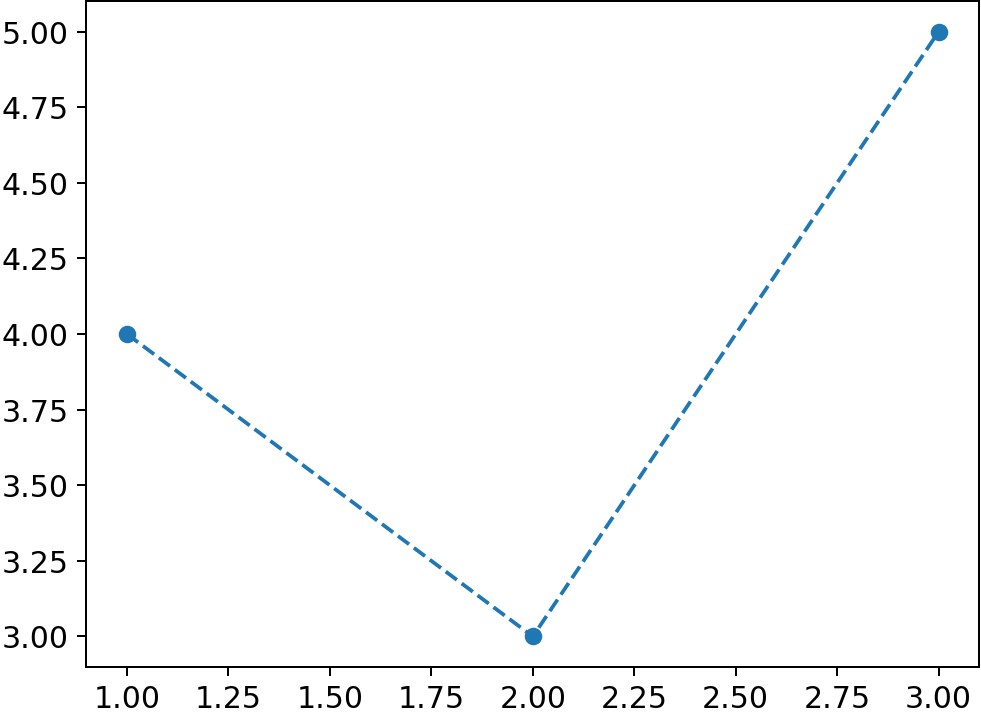

The Python source for this figure:
# RA, 2020-12-20

from plox import Plox
from pathlib import Path

# https://matplotlib.org/tutorials/introductory/customizing.html
style = {
    'legend.fontsize': "large",
    'xtick.labelsize': "large",
    'ytick.labelsize': "large",
}

with Plox(style) as px:
    px.a.plot([1, 2, 3], [4, 3, 5], 'o--')
    px.f.savefig(Path(__file__).with_suffix('.png'))
    px.show()
